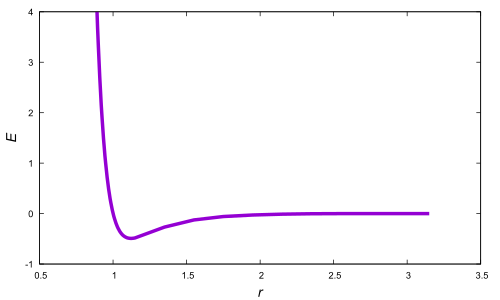

Generate this figure with gnuplot:
set term pdf
set out "dis-poen.pdf"
set xrange [0.5:]
set yrange [-1:4]
set xlabel "{/Arial-Italic r}"
set ylabel "{/Arial-Italic E}"
set xlabel font "Arial,15"
set ylabel font "Arial,15"
set tics font "Arial,10"
unset key

plot "dis-poen.dat" u 1:3 with lines linewidth 5
